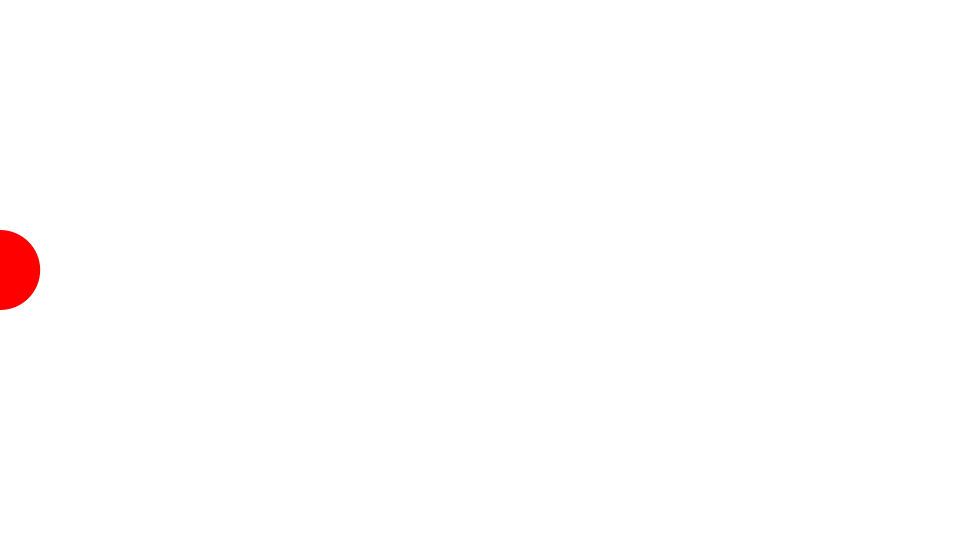
Frame 1 (no input)
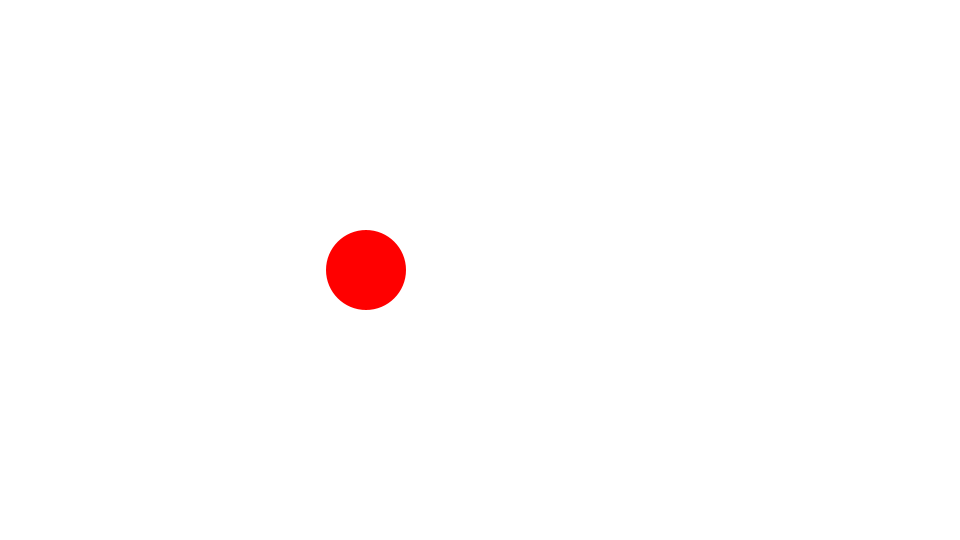
Frame 60 (the mouse pressed at the canvas centre just before this capture)
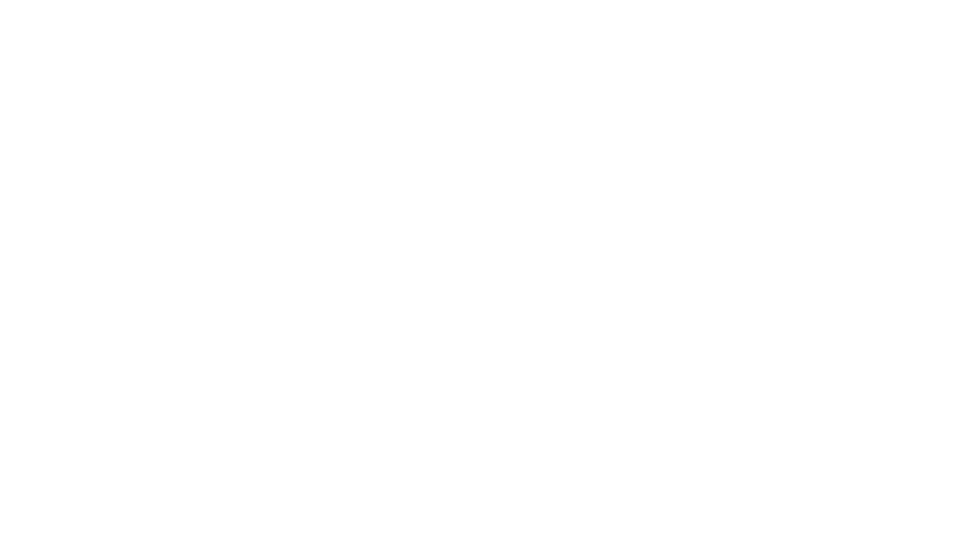
Frame 120 (the mouse held since frame 60 and released just before this capture)

The Processing sketch that drew these frames (run headless with seeded random() and noise(); from frame 60 on, the mouse is pressed at the canvas centre):

// Processing sketch: Acceleration1
// ── Acceleration1.pde
Ball ball;
float vx = 0;
float ax = 0.2;

void setup() {
  size(960, 540);
  frameRate(30);
  initialize();
}

void initialize() {
  smooth();
  noStroke();
  ball = new Ball();
  ball.x = 0;
  ball.y = height/2;
  ball.radius = 40;
  ball.setFillColor(color(255, 0, 0));
}

void draw() {
  background(255);

  vx += ax;
  ball.x += vx;
  ball.update();
}

////////////////////////////////

class Ball extends Sprite {
  float radius;
  
  Ball(){
    super();
  }
  
  void draw(){ 
    ellipse(0, 0, radius*2, radius*2);
  }
}

////////////////////////////////

class Sprite {
  float x, y;
  float scaleX, scaleY;
  float width, height;
  float rotation;
  boolean visible;
  color strokeColor;
  color fillColor;
  Boolean isStroke;
  Boolean isFill;
  
  Sprite() {
    x = 0.0;
    y = 0.0;
    scaleX = 1.0;
    scaleY = 1.0;
    rotation = 0.0;
    strokeColor = color(0);
    fillColor = color(0);
    isStroke = false;
    isFill = false;
    visible = true;
  }
  
  void update() {
    if(! visible) return;
    pushMatrix();
    translate(x, y);
    scale(scaleX, scaleY);
    rotate(rotation * PI / 180.0);
    if(isStroke) stroke(strokeColor);
    if(isFill) fill(fillColor);
    draw();
    popMatrix();
  }
  
  void setStrokeColor(color strokeColor) {
    this.strokeColor = strokeColor;
    isStroke = true;
  }
  
  void setFillColor(color fillColor) {
    this.fillColor = fillColor;
    isFill = true;
  }
  
  void draw() {}
}
